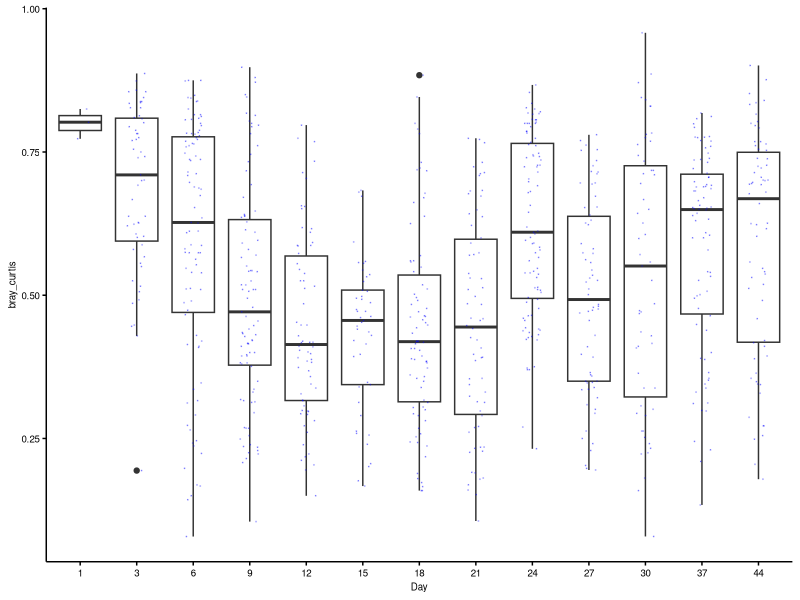
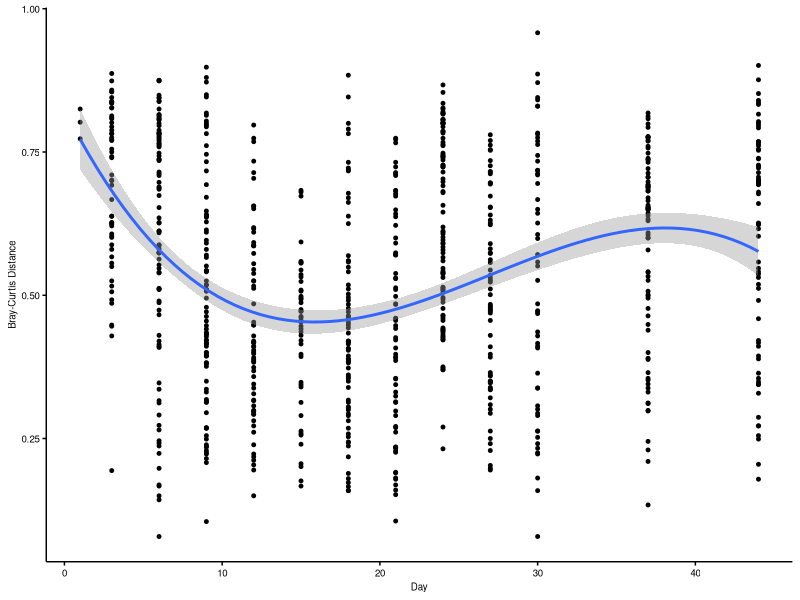

Write the R code that produced these figures, in order. (Note: this script raises an error after producing the figures.)
# Ying Zhu, so_zy2003@126.com
# 2021-07


# clean environment variables
rm(list=ls()) 

# load related packages
if(!require(ggplot2))install.packages("ggplot2")
library("ggplot2") 

# Set ggplot2 ploting parameter
main_theme <-  theme(panel.background=element_blank(),
                   panel.grid=element_blank(),
                   axis.line.x=element_line(size=.5, colour="black"),
                   axis.line.y=element_line(size=.5, colour="black"),
                   axis.ticks=element_line(color="black"),
                   axis.text=element_text(color="black", size=7),
                   legend.position="right",
                   legend.background=element_blank(),
                   legend.key=element_blank(),
                   legend.text= element_text(size=7),
                   text=element_text(family="sans", size=7))


#  Design of experiment
design <-  read.table("metadata.txt", header=T, row.names= 1, sep="\t") 

#bray_curtis distance
betadiv <-  read.table("bray_curtis.txt", header=T, row.names= 1, sep="\t")

#reorde the row 
betadiv = betadiv[rownames(design), rownames(design)]

betadis <- as.matrix(betadiv)

betadis[upper.tri(betadis,diag = T)] <- NA


# subset for each time point

day <- unique(sort(design$Day))

p=list() #save the dataframe in the variable p
for (i in day){
  p[[i]] <- betadis[design$Day==i, design$Day==i]
  nrow <- dim(p[[i]])[1]
  ncol <- dim(p[[i]])[2]
  row <- rep(rownames(p[[i]]), ncol)
  col <- rep(colnames(p[[i]]),each=nrow)
  p[[i]] <- data.frame(row, col, value=as.numeric(p[[i]]))
  p[[i]]$day <- rep(i,nrow(p[[i]]))
  
}
p

# combine the data frame from each time point.

frame <- rbind(p[[1]],p[[3]],p[[6]],p[[9]],p[[12]],p[[15]],
               p[[18]],p[[21]], p[[24]], p[[27]],p[[30]],p[[37]],
               p[[44]])

# delete missing data
frame <- na.omit(frame)

#boxplot to check pattern
p=ggplot(frame,aes(x=as.factor(day),y=value))+
  geom_boxplot()+
  labs(x="Day", y="bray_curtis") + theme_classic()
p=p+geom_jitter(position=position_jitter(0.17), size=0.001, alpha=0.3,color='blue')+
  geom_smooth(method = "lm", formula = y ~ poly(x,3))
p=p+main_theme
p.boxplot=p
p.boxplot
# ggsave(paste("beta_box_bray_curtis",".pdf", sep=""), p.boxplot, width = 4, height =2.5 )



#scatter point
p=ggplot(frame,aes(x=day,y=value))+
  labs(x="Day", y="Bray-Curtis Distance") + 
  geom_point(size=1,alpha=1)+main_theme
p=p+geom_smooth(method = "lm", formula = y ~ poly(x,3))

p.point=p
p.point
# ggsave(paste("beta_scatter_bray_curtis",".pdf", sep=""), p.point, width = 4, height =2.5 )



#GAM
if(!require("mgcv"))install.packages("mgcv")

#使用以下模型进行拟合
#安装R包
# package <- c("segmented", "splines", "Hmisc", "rms", "mgcv", "caret")

# if(!require("rms"))install.packages("rms")
# if(!require("caret"))install.packages("caret")
# library(segmented)
# library(splines)
# library(Hmisc)
# library(rms)
library(mgcv)
# library(caret)

#参考
#https://mp.weixin.qq.com/s?__biz=MzI2OTQyMzc5MA==&mid=2247497698&idx=2&sn=8245fed6dc19f8653cc115420b36bdf6&chksm=eae23223dd95bb35f72774371d1f6cf66da3fc5f9fd5acf9e858f19fbdfaad270e772696b05b&mpshare=1&scene=1&srcid=1209XoHstr8nzT5tIqis8VF1&sharer_sharetime=1607513547446&sharer_shareid=9361991bf2e30b686dcc15ce09f07200&key=2f88c2a11d638eeafdd76a9dd2d50c3822d093e373d2a6efef8bf5aa265836fc4344a0d255738c76158124dd2c1ac6aa2d667dcfa241cf3d4b73f8bf229248a5c33edf55b069733dee8a68ef91debacadf3aa74aa0307a388b46e6b49a4d2d82f305127fd4b8e75b8d5229a25c8d96aa0e2016bfdeef9a6179bd95f4e008880c&ascene=1&uin=NTMwNzU3NTAw&devicetype=Windows+10+x64&version=6300002f&lang=zh_CN&exportkey=A5RvloGdI%2FJwpR21OCce5So%3D&pass_ticket=eZl8prOEAdh9VZz0W3qBFHhPF4fEnLnJpfErZ5SmVWzglgalirHTwMScQm3%2FTCCj&wx_header=0
#线性拟合
model.lm <- lm(value~day, data=frame)
summary(model.lm)
#0.1959, -0.0003201 

#曲线方程
model.log <- lm(value~log(day), data=frame)
summary(model.log)
#0.1953, 0.006377

#建立分段回归
model.segmented <- segmented(model.lm)
summary(model.segmented)
#0.1843,0.1151

#样条回归
model.spline <- lm(value~rcs(day,c(10,20,30)),data=frame)
summary(model.spline)
#0.1898, 0.06094


#GAM
model.gam <- gam(value~s(day),data=frame)
summary(model.gam) 

#没有给出残差标准误，用预测值和实际值进行比较
pr.gam <- predict(model.gam,frame)#生成预测值

#计算RMSE和R方
data.frame(RMSE=RMSE(pr.gam,
                     frame$value),
           R2=R2(pr.gam, frame$value))
#0.1813905, 0.1415742
#尝试散点拟合
ggplot(frame, aes(day, log(value)))+
  geom_point()+
  stat_smooth(method=gam, formula = y~s(x))


# fit with mean value 
library(dplyr)
temp <- frame%>%
  group_by(day)%>%
  summarize(mean(value))

temp <- as.data.frame(temp)
colnames(temp) <- c("day", "mean")

#scatter point of mean value
p=ggplot(temp,aes(x=day,y=mean))+
  labs(x="Day", y="mean values of Bray_curtis distance") + theme_classic()+
  geom_point(size=1,alpha=1)
p1=p+geom_smooth(method = "lm", formula = y ~ x)
p2=p+geom_smooth(method = "lm", formula = y ~ poly(x,3))
p1
p2
p.mean.point=p # good 

# ggsave(paste("beta_mean_scatter_bray_curtis_linear",".pdf", sep=""), 
#        p1, width = 5, height =4 )
# 
#  ggsave(paste("beta_mean_scatter_bray_curtis",".pdf", sep=""), 
#         p2, width = 5, height =4 )
